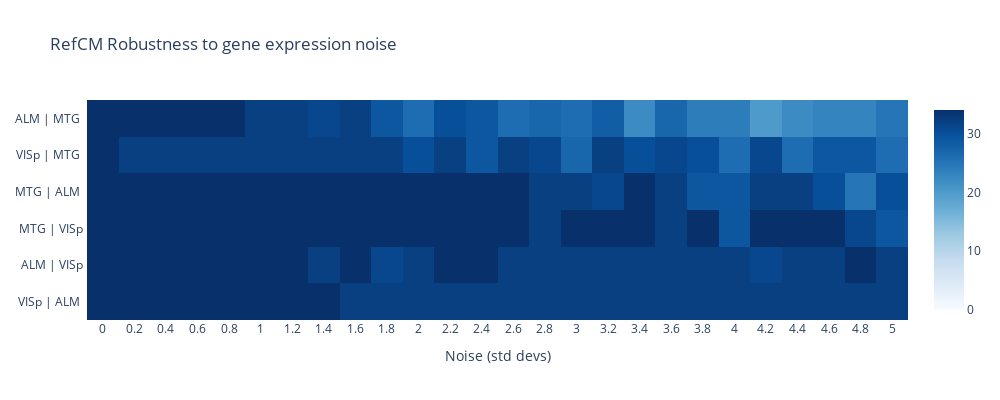

Write notebook code for a chart like this one.
### Code cell
fig = plot_perf(res, 'RefCM', epsilons, 'RefCM Robustness to gene expression noise', 'Noise (std devs)')
fig.show()
fig.write_image(f"noise/RefCM_mnoise.png", scale=4)

### Figure 1 — Plotly figure (JSON) as saved in the notebook; plotly's stock layout.template omitted (floating-point values rounded to 4 significant figures; data arrays with more than 128 entries replaced by an {"elided": "..."} marker saying what was removed)
{"data": [{"coloraxis": "coloraxis", "hovertemplate": "Noise (std devs): %{x}<br>y: %{y}<br>color: %{z}<extra></extra>", "name": "0", "type": "heatmap", "x": [0, 0.2, 0.4, 0.6, 0.8, 1, 1.2, 1.4, 1.6, 1.8, 2, 2.2, 2.4, 2.6, 2.8, 3, 3.2, 3.4, 3.6, 3.8, 4, 4.2, 4.4, 4.6, 4.8, 5], "xaxis": "x", "y": [" ALM | MTG  ", "VISp | MTG  ", " MTG | ALM  ", " MTG | VISp ", " ALM | VISp ", "VISp | ALM  "], "yaxis": "y", "z": {"elided": "6x26 int values"}}], "layout": {"coloraxis": {"cmax": 34, "cmin": 0, "colorscale": [[0, "rgb(247,251,255)"], [0.125, "rgb(222,235,247)"], [0.25, "rgb(198,219,239)"], [0.375, "rgb(158,202,225)"], [0.5, "rgb(107,174,214)"], [0.625, "rgb(66,146,198)"], [0.75, "rgb(33,113,181)"], [0.875, "rgb(8,81,156)"], [1, "rgb(8,48,107)"]]}, "height": 400, "title": {"text": "RefCM Robustness to gene expression noise"}, "width": 1000, "xaxis": {"anchor": "y", "constrain": "domain", "domain": [0, 1], "dtick": 0.2, "scaleanchor": "y", "title": {"text": "Noise (std devs)"}}, "yaxis": {"anchor": "x", "autorange": "reversed", "constrain": "domain", "domain": [0, 1]}}}
